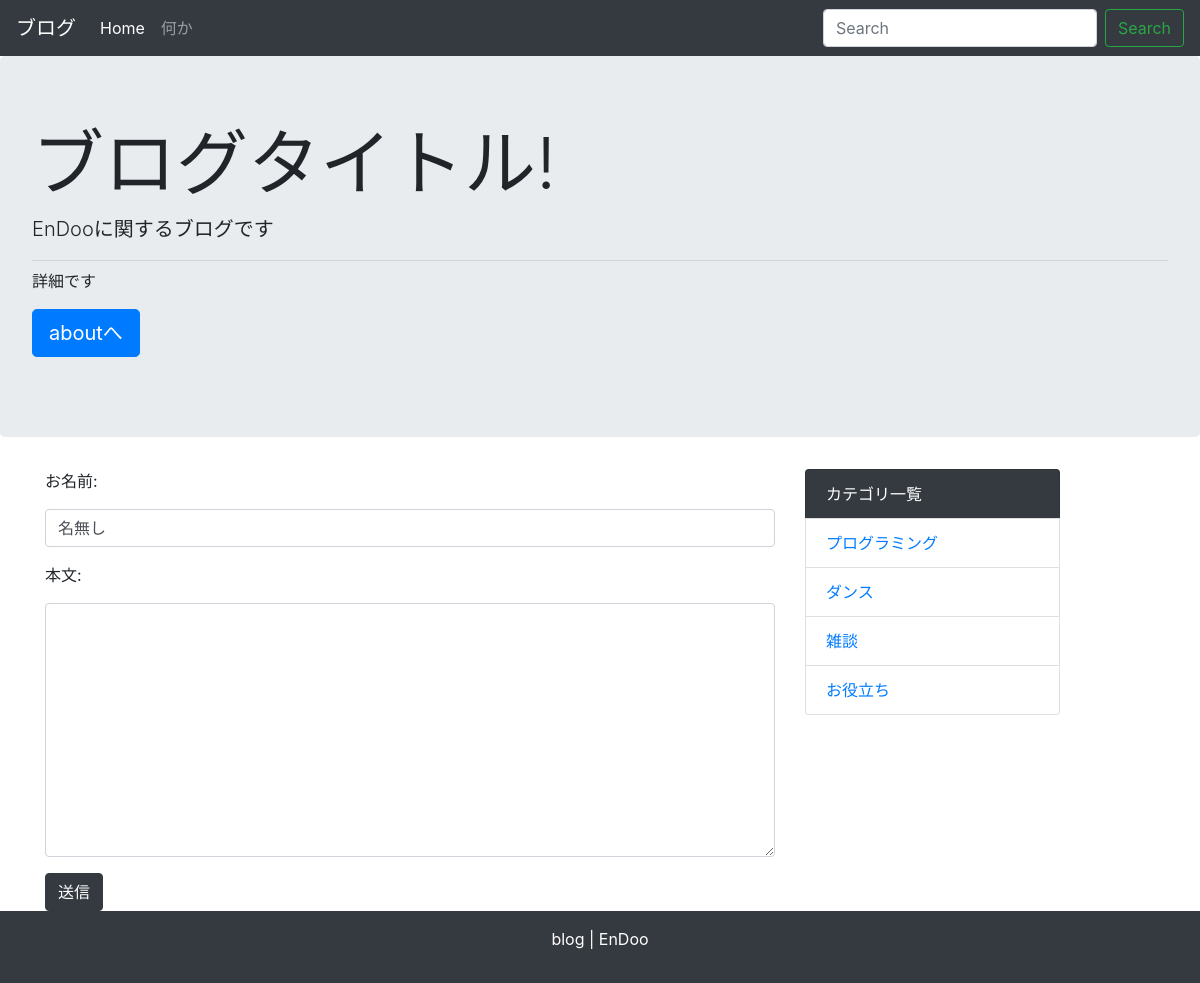
/comment/2, run on the app's committed database.
### blog/models.py (models this page shows)
class Category(models.Model):
    name = models.CharField('カテゴリ名', max_length=255)
    created_at = models.DateTimeField('作成日', default=timezone.now)
    def __str__(self):
        return self.name

### blog/views.py (the view, shortened to what this page needs)
# urls.py: path('comment/<int:post_pk>', views.CommentView.as_view(), name='comment'),
class CommentView(generic.CreateView):
    model = Comment
    form_class = CommentCreateForm

### blog/forms.py
class CommentCreateForm(forms.ModelForm):
    def __init__(self, *args, **kwargs):
        super().__init__(*args, **kwargs)
        for field in self.fields.values():
            field.widget.attrs['class'] = 'form-control'
    class Meta:
        model = Comment
        fields = ('name', 'text')

### blog/context_processors.py (called while the page is built)
def common(request):
    context = {
        'category_list': Category.objects.all(),
    }
    return context

### blog/templates/blog/comment_form.html (shortened to what this page needs)
<!doctype html>
{% extends 'blog/base.html' %}
{% block content %}
<form action="" method="POST">
    {% for field in form %}
    <div class="form-group">
        <label for="{{ field.id_for_label }}">{{ field.label_tag }}</label>
        {{ field }}
    </div>
    {% endfor %}
    <button type="submit" class="btn btn-dark">送信</button>
</form>
{% endblock %}

### blog/templates/blog/base.html (shortened to what this page needs)
<!doctype html>
<html lang="ja">
  <head>
    <link rel="stylesheet" href="https://maxcdn.bootstrapcdn.com/bootstrap/4.0.0-beta.2/css/bootstrap.min.css">
  </head>
  <body>
    <nav class="navbar navbar-expand-lg navbar-dark bg-dark">
      <a class="navbar-brand" href="#">ブログ</a>
      <div class="collapse navbar-collapse" id="navbarSupportedContent">
        <ul class="navbar-nav mr-auto">
          <li class="nav-item active">
            <a class="nav-link" href="{% url 'blog:index' %}">Home</a>
          </li>
          <li class="nav-item">
            <a class="nav-link" href="#!">何か</a>
          </li>
        </ul>
        <form class="form-inline my-2 my-lg-0" method="GET" action="{% url 'blog:index' %}">
          <input class="form-control mr-sm-2" type="text" placeholder="Search" aria-label="Search" name="keyword">
          <button class="btn btn-outline-success my-2 my-sm-0" type="submit">Search</button>
        </form>
      </div>
    </nav>
    <div class="jumbotron">
      <h1 class="display-3">ブログタイトル!</h1>
      <p class="lead">EnDooに関するブログです</p>
      <hr class="my-2">
      <p>詳細です</p>
      <p class="lead">
        <a class="btn btn-primary btn-lg" href="#!" role="button">aboutへ</a>
      </p>
    </div>
    <div class="container">
      <div class="row">
        <div class="col-md-8">
          {% block content %}
          {% endblock %}
        </div>
        <div class="col-md-3">
          <ul class="list-group">
            <li class="list-group-item bg-dark text-white">カテゴリ一覧</li>
            {% for category in category_list %}
              <li class="list-group-item"><a href="{% url 'blog:category' category.pk %}">{{ category }}</a></li>
            {% endfor %}
          </ul>
        </div>
      </div>
    </div>
    <footer class="bg-dark text-white text-center py-3">
      <p>blog | EnDoo</p>
    </footer>
  </body>
</html>

### data on the page
Category: name "プログラミング"
Category: name "ダンス"
Category: name "雑談"
Category: name "お役立ち"

### other printed values
{{ field.label_tag }} "お名前:" "本文:"
